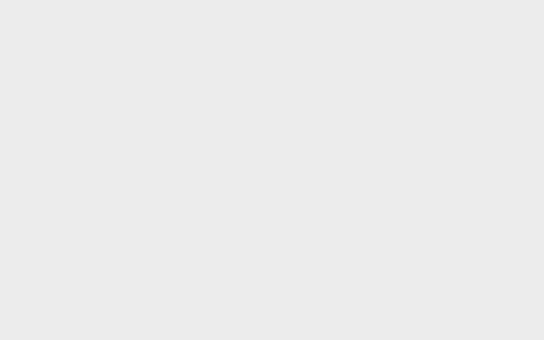
view 1 (above)

24 first-person views from a walk through a Unity game level. The camera is 1.3 m above the floor, tilts 4° down and sees 90° across. The floor is counted in squares, 2 m on a side. Each view is taken from the middle of a square. On the plan, view 1 faces up. The plan holds only what a view shows up to about 9 squares ahead; the rest is blank. The player character is not drawn.

view 2
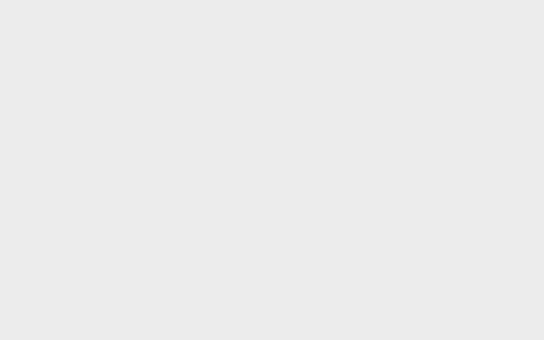

view 3
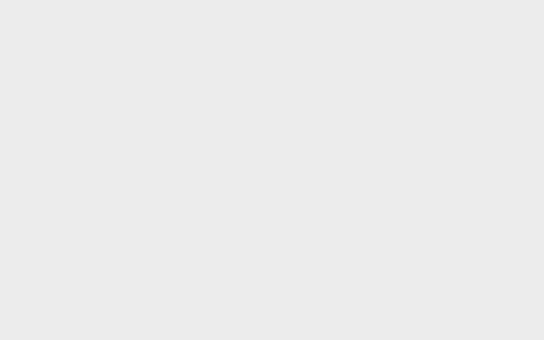

view 4
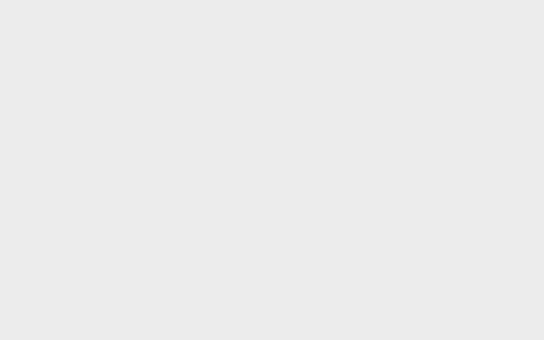

view 5
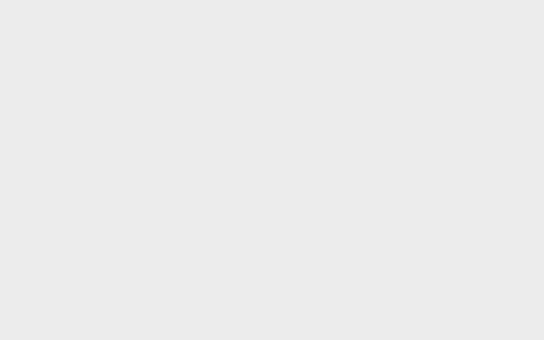

view 6
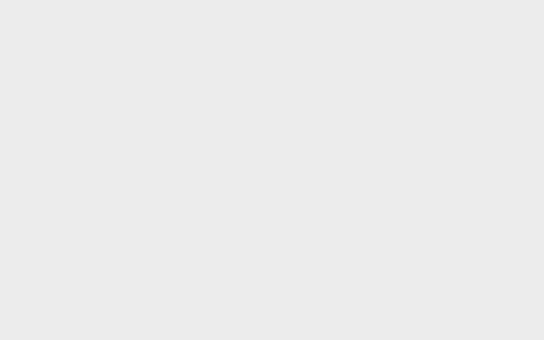

view 7
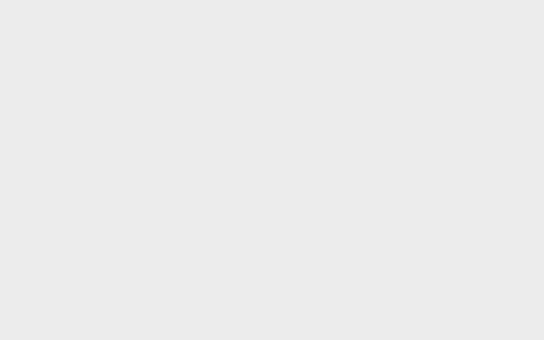

view 8
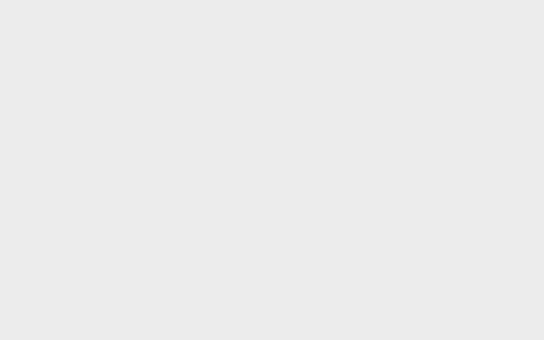

view 9
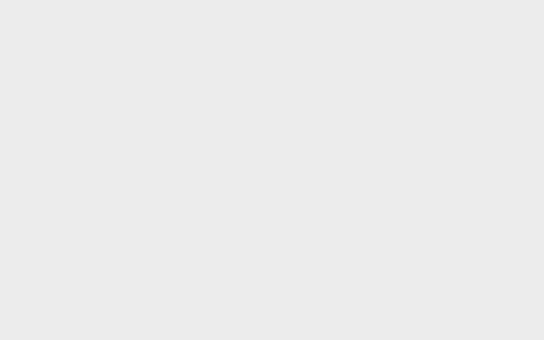

view 10
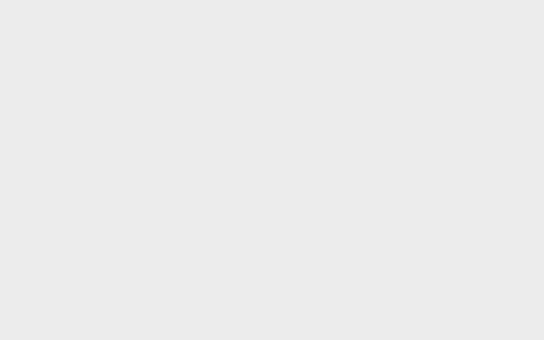

view 11
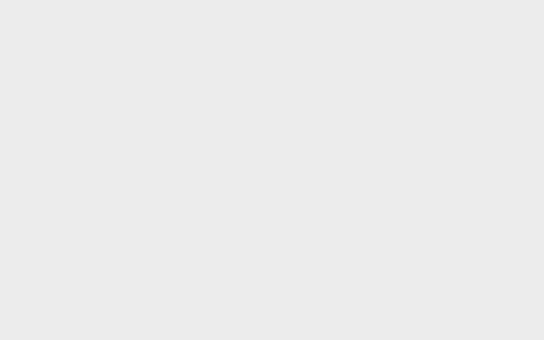

view 12
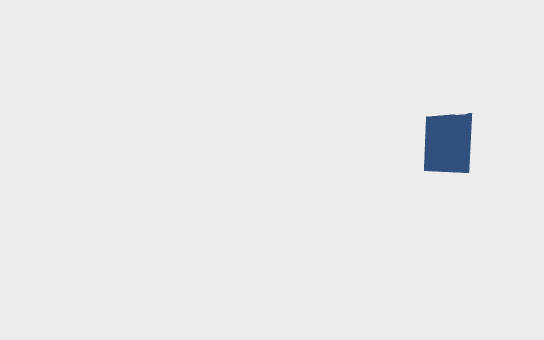

view 13
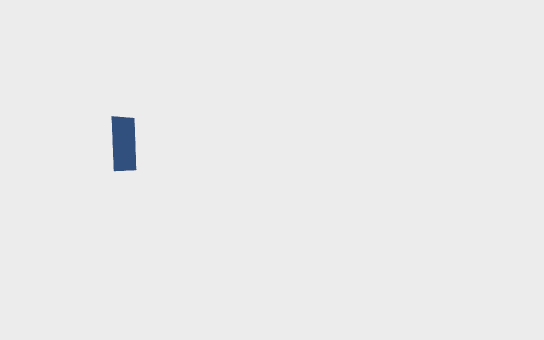

view 14
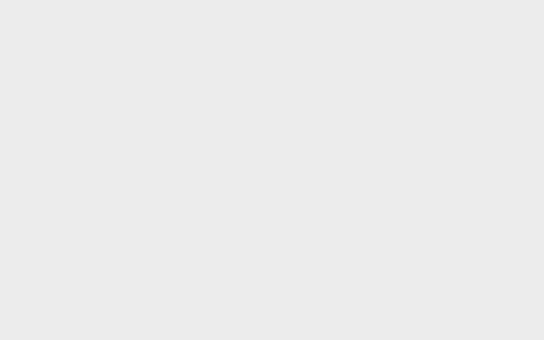

view 15
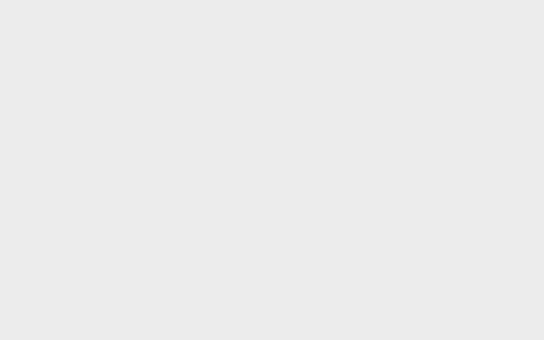

view 16
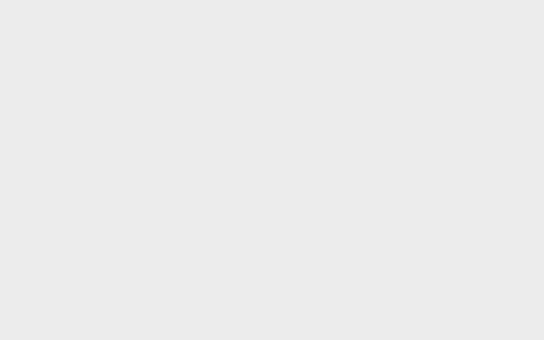

view 17
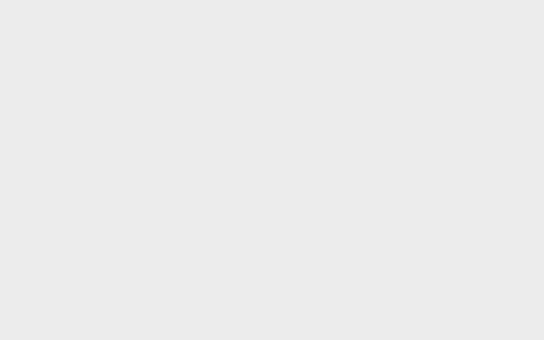

view 18
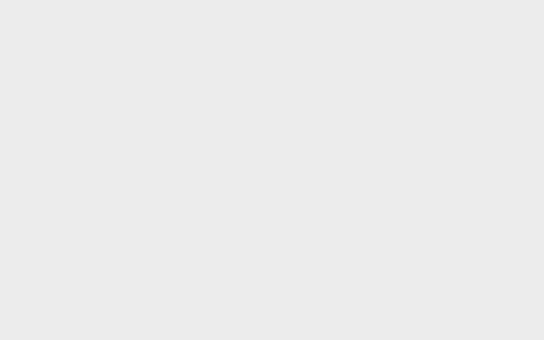

view 19
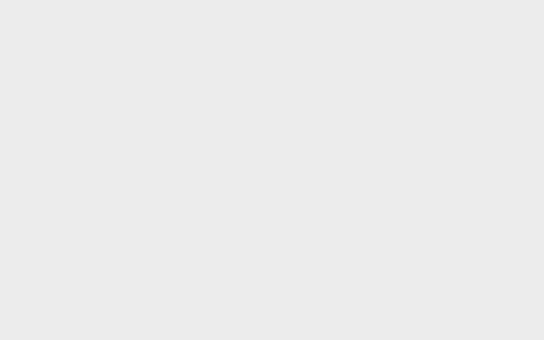

view 20
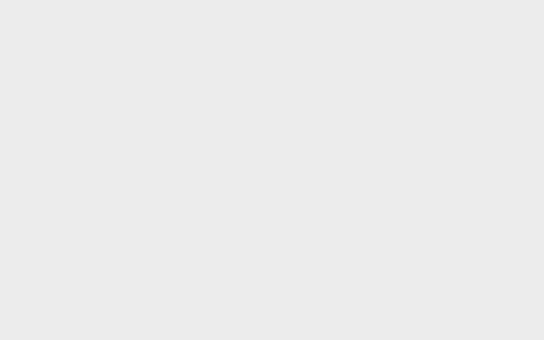

view 21
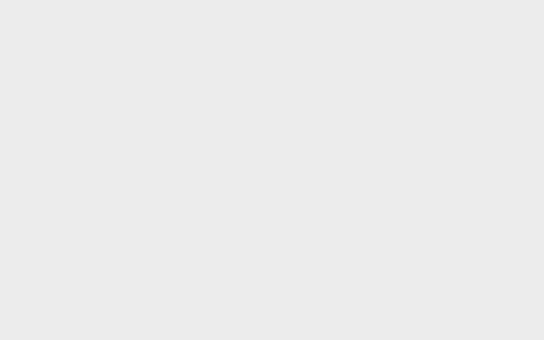

view 22
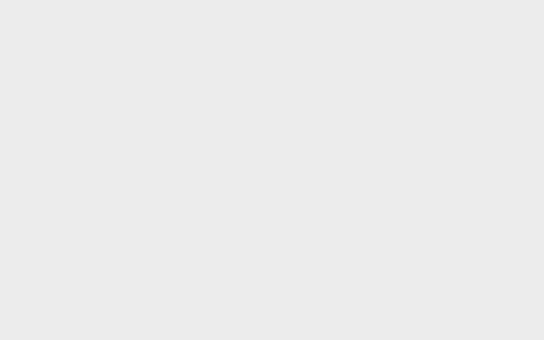

view 23
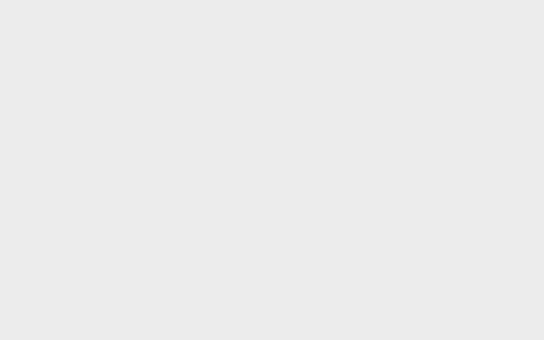

view 24
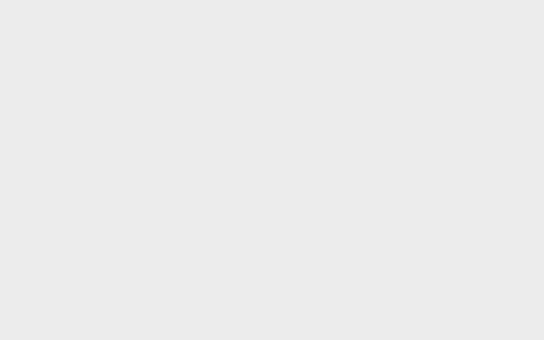

### Floor plan
Points are (right, up) in squares from view 1. A wall is a line through its corners. A room is listed if a view was taken in it or the views show most of it. See-through windows are left out.
Room 1 (views 1, 2, 3, 4, 5, 6, 7)
walls: (2.2, 2.1) (0.8, 2.1) (0.8, 7.4); (-1.2, 7.2) (-1.2, 2.1) (-2.6, 2.1) (-2.6, 0.8) (-7.9, 0.8); (-7.9, -1.2) (-2.6, -1.2) (-2.6, -2.6) (2.1, -2.6)
ways out: opening at (-0.5, 7) to room 2; opening at (-7, -0.5) to room 4
Room 2 (view 8)
walls: (2.1, 10.7) (2.1, 12.1) (-2.6, 12.1) (-2.6, 8.6); (-2.4, 10.2) (-2.4, 9.2); (0.8, 7.4) (2.1, 7.4) (2.1, 8.7)
ways out: opening at (-0.5, 7) to room 1; opening at (3, 9.5) to room 3
Room 3 (views 9, 10, 11)
walls: (7.5, 10.7) (2.1, 10.7); (7.9, 7.4) (12.1, 7.4) (12.1, 12.1) (7.6, 12.1); (2.1, 8.7) (7.2, 8.7)
ways out: opening at (3, 9.5) to room 2
Room 4 (views 12, 13, 14, 15)
walls: (-7.9, 0.8) (-7.9, 2.1) (-12.6, 2.1) (-12.6, 0.8) (-17.9, 0.8); (-17.5, -1.2) (-12.6, -1.2) (-12.6, -2.6) (-11.3, -2.6) (-11.3, -7.5); (-9.3, -7.8) (-9.3, -2.6) (-7.9, -2.6) (-7.9, -1.2)
ways out: opening at (-7, -0.5) to room 1; opening at (-17, -0.5) to room 5
Room 5 (views 16, 17, 18, 20, 21)
walls: (-17.9, 0.8) (-17.9, 2.1) (-19.2, 2.1) (-19.2, 7.4); (-22.6, 1.2) (-22.6, -2.6) (-17.9, -2.6); (-20.8, -2.4) (-19.8, -2.4); (-21.2, 7.4) (-21.2, 2.1) (-22.2, 2.1)
ways out: opening at (-17, -0.5) to room 4; opening at (-20.5, 7.5) to room 6
Room 6 (view 19)
walls: (-17.9, 10.7) (-17.9, 12.1) (-22.6, 12.1) (-22.6, 7.4) (-21.2, 7.4); (-22.4, 10.2) (-22.4, 9.2); (-19.2, 7.4) (-17.9, 7.4) (-17.9, 8.7)
ways out: opening at (-20.5, 7.5) to room 5; opening at (-17, 9.5) to room 7
Room 7 (views 22, 23, 24)
walls: (-8.9, 12.1) (-12.6, 12.1) (-12.6, 10.7) (-17.9, 10.7); (-7.9, 8.5) (-7.9, 9); (-17.9, 8.7) (-12.6, 8.7) (-12.6, 7.4) (-11.5, 7.4)
ways out: opening at (-17, 9.5) to room 6

Where each view was taken, in squares from view 1:
view 1: 0 up, 0 right, facing up
view 2: 2 down, 2 right, facing up-left
view 3: 2 down, 2 right, facing left
view 4: 1 up, 2 right, facing down-left
view 5: 4 up, 0 right, facing up
view 6: 6 up, 0 right, facing up
view 7: 7 up, 1 left, facing up-right
view 8: 10 up, 0 right, facing down-right
view 9: 10 up, 5 right, facing right
view 10: 9 up, 7 right, facing up-right
view 11: 12 up, 8 right, facing down-right
view 12: 2 up, 12 left, facing down-right
view 13: 2 up, 8 left, facing down-left
view 14: 2 down, 8 left, facing up-left
view 15: 1 down, 12 left, facing up-left
view 16: 1 down, 21 left, facing up-right
view 17: 0 up, 20 left, facing up
view 18: 5 up, 20 left, facing down
view 19: 9 up, 20 left, facing down-right
view 20: 4 up, 20 left, facing up
view 21: 6 up, 20 left, facing up
view 22: 10 up, 17 left, facing left
view 23: 10 up, 9 left, facing left
view 24: 8 up, 9 left, facing up-left
